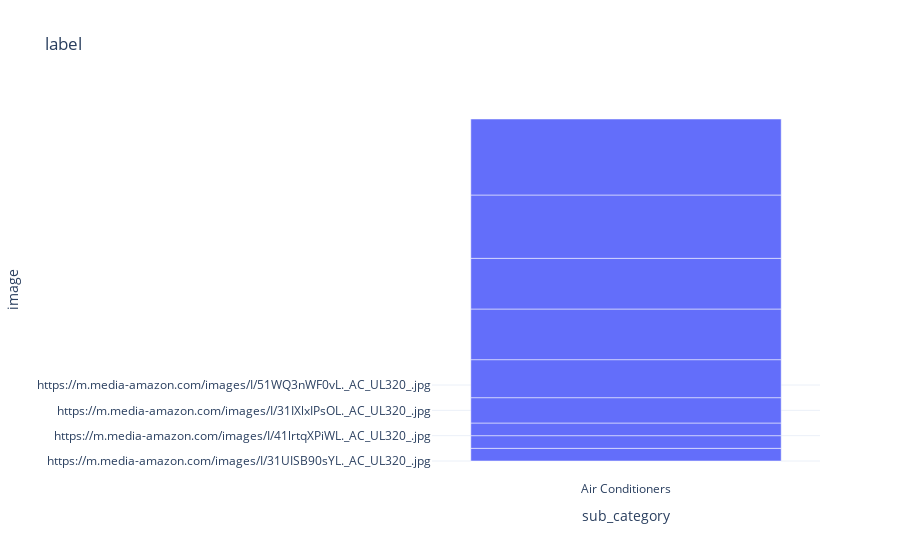

Notebook cell for this chart:
### Code cell
fig = px.bar(df[:10], x='sub_category', y='image', title='label', template='plotly_white', labels={'ngram': 'Bigram', 'count': 'Count'})
fig.show()

### Figure 1 — Plotly figure (JSON) as saved in the notebook; plotly's stock layout.template omitted (floating-point values rounded to 4 significant figures)
{"data": [{"alignmentgroup": "True", "hovertemplate": "sub_category=%{x}<br>image=%{y}<extra></extra>", "legendgroup": "", "marker": {"color": "#636efa", "pattern": {"shape": ""}}, "name": "", "offsetgroup": "", "orientation": "v", "showlegend": false, "textposition": "auto", "type": "bar", "x": ["Air Conditioners", "Air Conditioners", "Air Conditioners", "Air Conditioners", "Air Conditioners", "Air Conditioners", "Air Conditioners", "Air Conditioners", "Air Conditioners", "Air Conditioners"], "xaxis": "x", "y": ["https://m.media-amazon.com/images/I/31UISB90sYL._AC_UL320_.jpg", "https://m.media-amazon.com/images/I/51JFb7FctDL._AC_UL320_.jpg", "https://m.media-amazon.com/images/I/51JFb7FctDL._AC_UL320_.jpg", "https://m.media-amazon.com/images/I/51JFb7FctDL._AC_UL320_.jpg", "https://m.media-amazon.com/images/I/41lrtqXPiWL._AC_UL320_.jpg", "https://m.media-amazon.com/images/I/41TuyxwZ9mL._AC_UL320_.jpg", "https://m.media-amazon.com/images/I/31IXlxIPsOL._AC_UL320_.jpg", "https://m.media-amazon.com/images/I/31IXlxIPsOL._AC_UL320_.jpg", "https://m.media-amazon.com/images/I/51sTXvsanQL._AC_UL320_.jpg", "https://m.media-amazon.com/images/I/51WQ3nWF0vL._AC_UL320_.jpg"], "yaxis": "y"}], "layout": {"barmode": "relative", "legend": {"tracegroupgap": 0}, "title": {"text": "label"}, "xaxis": {"anchor": "y", "domain": [0, 1], "title": {"text": "sub_category"}}, "yaxis": {"anchor": "x", "domain": [0, 1], "title": {"text": "image"}}}}
